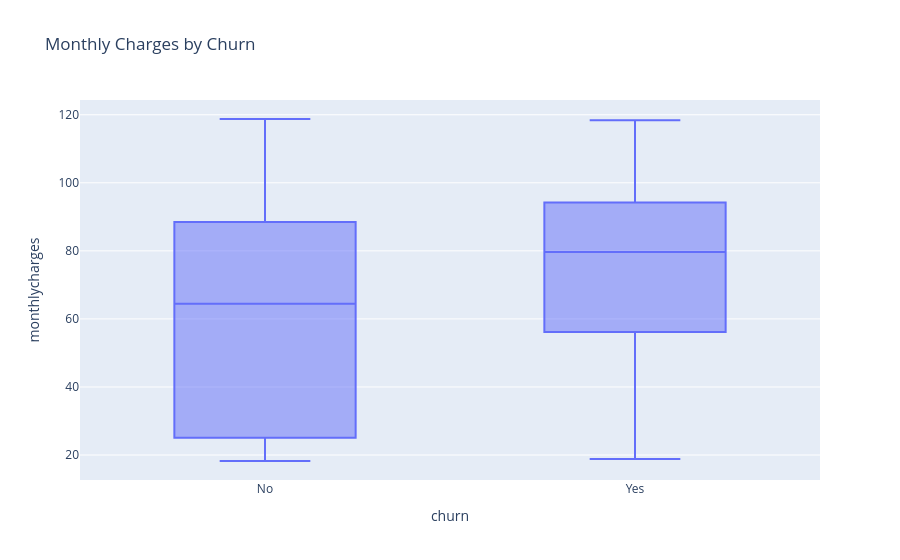

The notebook cell this image was saved under:
### Code cell
#Monthly Charges by Churn in plotly express

fig = px.box(df,
             x='churn',
             y='monthlycharges',
             title='Monthly Charges by Churn')

fig.show()

### Figure 1 — Plotly figure (JSON) as saved in the notebook; plotly's stock layout.template omitted (floating-point values rounded to 4 significant figures; data arrays with more than 128 entries replaced by an {"elided": "..."} marker saying what was removed)
{"data": [{"alignmentgroup": "True", "hovertemplate": "churn=%{x}<br>monthlycharges=%{y}<extra></extra>", "legendgroup": "", "marker": {"color": "#636efa"}, "name": "", "notched": false, "offsetgroup": "", "orientation": "v", "showlegend": false, "type": "box", "x": {"elided": "7032 str values"}, "x0": " ", "xaxis": "x", "y": {"elided": "7032 float values"}, "y0": " ", "yaxis": "y"}], "layout": {"boxmode": "group", "legend": {"tracegroupgap": 0}, "title": {"text": "Monthly Charges by Churn"}, "xaxis": {"anchor": "y", "domain": [0, 1], "title": {"text": "churn"}}, "yaxis": {"anchor": "x", "domain": [0, 1], "title": {"text": "monthlycharges"}}}}
